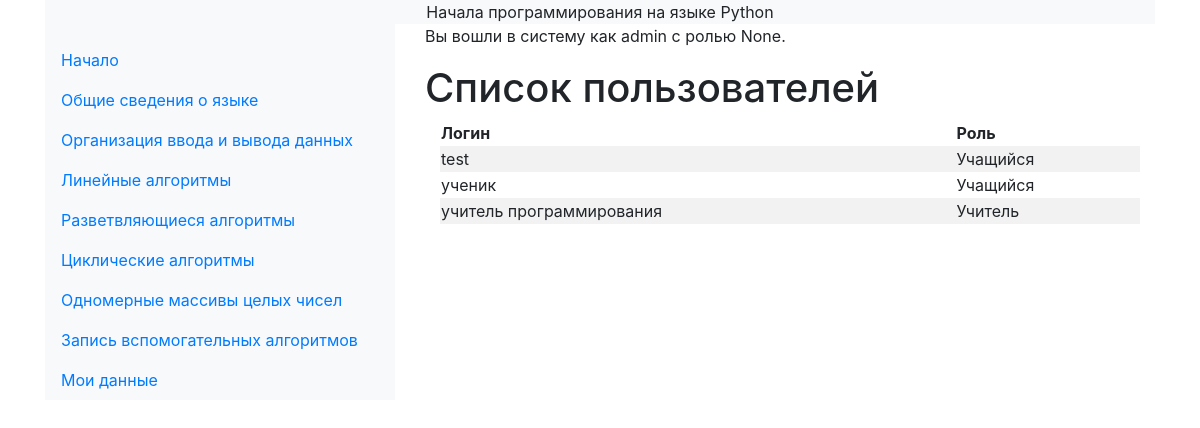
Page /users (signed in) on the earlier database version.
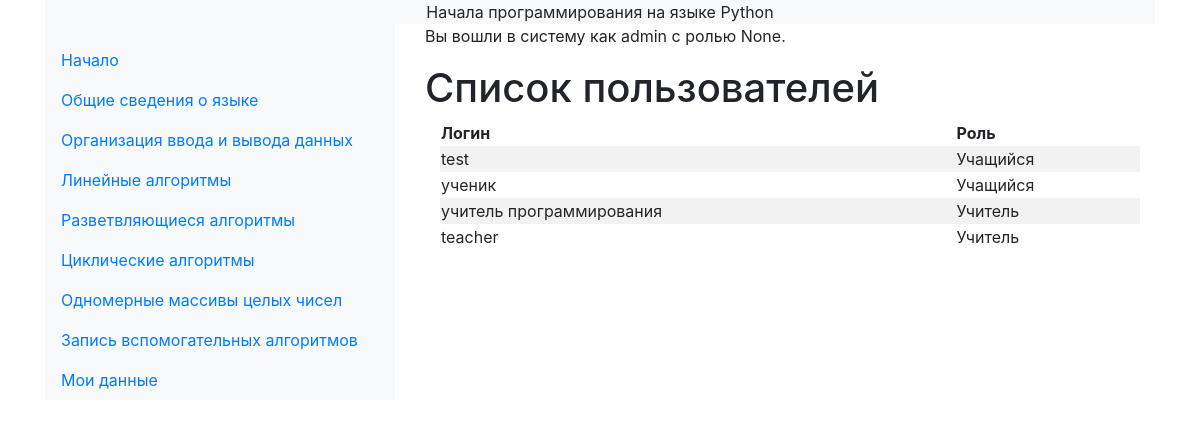
Same page on the later database version.
### tables this page shows
CREATE TABLE "user" (
	"id"	INTEGER NOT NULL UNIQUE,
	"login"	TEXT NOT NULL UNIQUE,
	"password"	TEXT NOT NULL,
	"userTypeID"	INTEGER NOT NULL,
	PRIMARY KEY("id" AUTOINCREMENT)
);

CREATE TABLE "userType" (
	"id"	INTEGER NOT NULL UNIQUE,
	"typeName"	TEXT NOT NULL UNIQUE,
	PRIMARY KEY("id" AUTOINCREMENT)
);

### app.py (the view)
@app.route("/users")
@login_required
def users():
    users = getUserList()
    return render_template("admin/users.html", users=users)

### app.py (called while the page is built)
def login_required(f):
    @wraps(f)
    def decorated_function(*args, **kwargs):
        if not session.get("logged_in"):
            return render_template("base/error.html", message=LOGIN_REQUIRED_MESSAGE)
        return f(*args, **kwargs)
    return decorated_function

### db_py.py (called while the page is built)
def getUserList():
    connection = sqlite3.connect('course.db')
    cursor = connection.cursor()
    cursor.execute("SELECT login, typeName FROM user, usertype where user.userTypeID = usertype.id and user.userTypeID <> 3")
    userlist = cursor.fetchall()
    return userlist

### templates/admin/users.html
{% extends "base/layout.html" %}
{% block body %}
<h1>Список пользователей</h1>
<div class="col-md-12">
    <table class="table-striped" width="100%">
        <thead>
            <tr>
                <th scope="col">Логин</th>
                <th scope="col">Роль</th>
            </tr>
        </thead>
        <tbody>
            {% for user in users %}
            <tr>
                <td>{{ user[0] }}</td>
                <td>{{ user[1] }}</td>
            </tr>
            {% endfor %}
        </tbody>
    </table>
</div>
{% endblock %}

### templates/base/layout.html (shortened to what this page needs)
<!DOCTYPE html>
<html lang="ru">
<head>
  <link rel="stylesheet" href="/static/css/bootstrap.min.css">
  <link rel="stylesheet" href="/static/css/test.css">
</head>
<body>
  <div class="container-md">
    <div class="head text-center bg-light">
      Начала программирования на языке Python
    </div>
    <div class="row">
      <div class="col-md-4">
        <nav id="sidebarMenu" class="d-md-block bg-light sidebar collapse sticky-top">
          <div class="sidebar-sticky pt-3">
            <ul class="nav flex-column">
              <li class="nav-item">
                <a class="nav-link" href="/">
                  Начало
                </a>
              </li>
              {% if not session.get("role") == 'Администратор' %}
              <li class="nav-item">
                <a class="nav-link" href="/course1">
                  Общие сведения о языке
                </a>
              </li>
              <li class="nav-item">
                <a class="nav-link" href="/course2">
                  Организация ввода и вывода данных
                </a>
              </li>
              <li class="nav-item">
                <a class="nav-link" href="/course3">
                  Линейные алгоритмы
                </a>
              </li>
              <li class="nav-item">
                <a class="nav-link" href="/course4">
                  Разветвляющиеся алгоритмы
                </a>
              </li>
              <li class="nav-item">
                <a class="nav-link" href="/course5">
                  Циклические алгоритмы
                </a>
              </li>
              <li class="nav-item">
                <a class="nav-link" href="/course6">
                  Одномерные массивы целых чисел
                </a>
              </li>
              <li class="nav-item">
                <a class="nav-link" href="/course7">
                  Запись вспомогательных алгоритмов
                </a>
              </li>
              {% endif %}
              <li class="nav-item">
                <a class="nav-link" href="/login">
                  Мои данные
                </a>
              </li>
            </ul>
          </div>
        </nav>
      </div>
      <div class="col-md-8">
        <p>Вы вошли в систему как
          {% if session.get("name") %}{{ session.get("name") }} с ролью {{ session.get("role") }}.
          {% else %}гость. <a href="/login">Войдите</a>
          под учетной записью, созданной администратором.
          {% endif %}</p>
        {% block body %}{% endblock %}
      </div>
    </div>
  </div>
</body>
</html>

Differences in the rows shown:
added user: login "teacher", typeName "Учитель"
